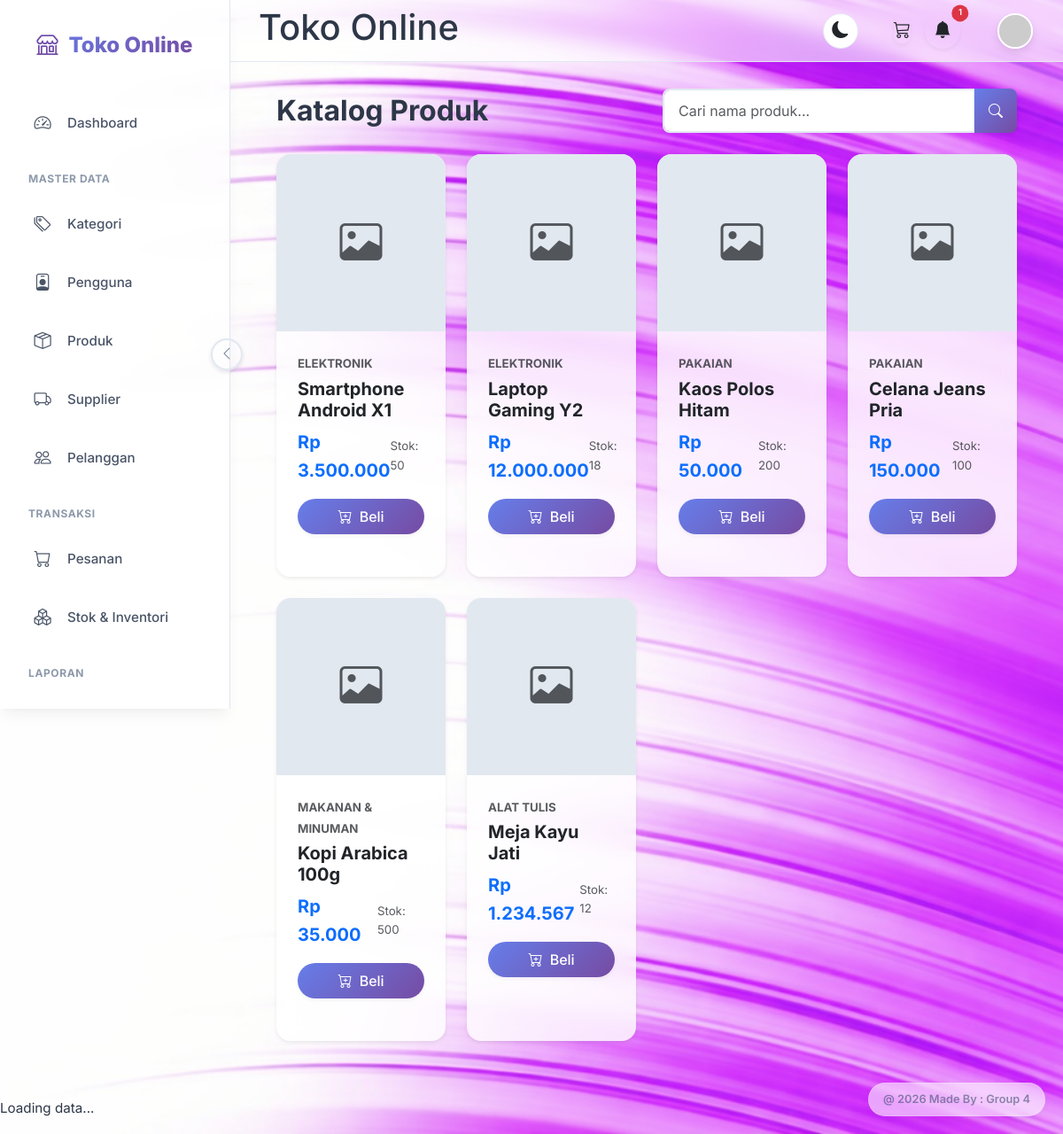
Page /catalog.php (signed in) on the committed database.
### tables this page shows
CREATE TABLE `produk` (
  `id` int(11) NOT NULL,
  `kode_produk` varchar(20) NOT NULL,
  `nama_produk` varchar(100) NOT NULL,
  `kategori_id` int(11) DEFAULT NULL,
  `harga` decimal(15,2) NOT NULL DEFAULT 0.00,
  `stok` int(11) NOT NULL DEFAULT 0,
  `satuan` varchar(20) DEFAULT 'pcs',
  `deskripsi` text DEFAULT NULL,
  `photo` varchar(255) DEFAULT NULL,
  `supplier_id` int(11) DEFAULT NULL,
  `created_at` timestamp NOT NULL DEFAULT current_timestamp()
);

CREATE TABLE `kategori_produk` (
  `id` int(11) NOT NULL,
  `kode_kategori` varchar(20) NOT NULL,
  `nama_kategori` varchar(100) NOT NULL,
  `deskripsi` text DEFAULT NULL,
  `created_at` timestamp NOT NULL DEFAULT current_timestamp()
);

### config/database.php (called while the page is built, shortened)
<?php
$THEME = $_ENV['THEME'] ?? '';
?>

### lib/functions.php (called while the page is built, shortened)
    <?php
function base_url($path = '')
{
    $url = BASE_URL . '/' . $path;
    return $url;
}
function get_notifications($user_id, $role)
{
    global $connection;
    $notifications = [];
    if ($role === 'admin') {
        $sql_pending = "SELECT COUNT(*) as total FROM `pesanan` WHERE `status` = 'pending'";
        $result_pending = mysqli_query($connection, $sql_pending);
        $row_pending = mysqli_fetch_assoc($result_pending);
        if ($row_pending['total'] > 0) {
            $notifications[] = [
                'type' => 'warning',
                'icon' => 'bi-cart',
                'message' => $row_pending['total'] . ' Pesanan Baru (Pending)',
                'link' => base_url('pesanan/index.php?status=pending'),
                'time' => 'Baru'
            ];
        }
        $sql_stock = "SELECT COUNT(*) as total FROM `produk` WHERE `stok` <= 5";
        $result_stock = mysqli_query($connection, $sql_stock);
        $row_stock = mysqli_fetch_assoc($result_stock);
        $sql_payment = "SELECT COUNT(*) as total FROM `pembayaran` WHERE `status` = 'pending'";
        $result_payment = mysqli_query($connection, $sql_payment);
        $row_payment = mysqli_fetch_assoc($result_payment);
    }
    return $notifications;
}
?>

### catalog.php (the view, shortened to what this page needs)
<?php
require_once 'lib/auth.php';
require_once 'views/default/header.php';
require_once 'views/default/sidebar.php';
require_once 'views/default/topnav.php';
?>
<div class="main-content">
    <div class="container-fluid">
        <div class="d-flex justify-content-between align-items-center mb-4">
            <h2 class="fw-bold mb-0">Katalog Produk</h2>
            <form action="" method="GET" class="d-flex" style="max-width: 400px; width: 100%;">
                <div class="input-group">
                    <input type="text" name="search" class="form-control" placeholder="Cari nama produk..."
                        value="<?= isset($_GET['search']) ? htmlspecialchars($_GET['search']) : '' ?>">
                    <button class="btn btn-primary" type="submit">
                        <i class="bi bi-search"></i>
                    </button>
                </div>
            </form>
        </div>
        <div class="row">
            <?php
            $search_sql = "";
            $query = "SELECT p.*, k.nama_kategori FROM produk p LEFT JOIN kategori_produk k ON p.kategori_id = k.id" . $search_sql;
            $result = mysqli_query($connection, $query);
            if (mysqli_num_rows($result) > 0) {
                while ($row = mysqli_fetch_assoc($result)) {
                    ?>
                    <div class="col-md-3 mb-4">
                        <div class="card h-100 product-card border-0 shadow-sm"
                            style="overflow: hidden; transition: transform 0.2s;">
                            <div
                                style="height: 200px; background: #e2e8f0; display: flex; align-items: center; justify-content: center; position: relative;">
                                <?php if (!empty($row['photo']) && file_exists('uploads/produk/' . $row['photo'])): ?>
                                    <img src="<?= base_url('uploads/produk/' . $row['photo']) ?>"
                                        style="width:100%; height:100%; object-fit: cover; filter: <?= $row['stok'] <= 0 ? 'grayscale(100%)' : 'none' ?>;">
                                <?php else: ?>
                                    <i class="bi bi-image text-muted" style="font-size: 3rem;"></i>
                                <?php endif; ?>
                            </div>
                            <div class="card-body">
                                <small class="text-muted fw-bold text-uppercase">
                                    <?= htmlspecialchars($row['nama_kategori'] ?? 'Umum') ?>
                                </small>
                                <h5 class="fw-bold mt-1 mb-2">
                                    <?= htmlspecialchars($row['nama_produk']) ?>
                                </h5>
                                <div class="d-flex justify-content-between align-items-center mb-3">
                                    <p class="text-primary fw-bold fs-5 mb-0">Rp
                                        <?= number_format($row['harga'], 0, ',', '.') ?>
                                    </p>
                                    <small class="text-muted">Stok: <?= $row['stok'] ?></small>
                                </div>
                                <form action="actions/cart_handler.php" method="POST">
                                    <?php if ($row['stok'] > 0): ?>
                                        <button type="submit" class="btn btn-primary w-100 rounded-pill">
                                            <i class="bi bi-cart-plus me-1"></i> Beli
                                        </button>
                                    <?php else: ?>
                                        <button type="button" class="btn btn-secondary w-100 rounded-pill" disabled>
                                            <i class="bi bi-x-circle me-1"></i> Stok Habis
                                        </button>
                                    <?php endif; ?>
                                </form>
                            </div>
                        </div>
                    </div>
                    <?php
                }
            } else {
                echo '<div class="col-12 text-center text-muted py-5">Belum ada produk.</div>';
            }
            ?>
        </div>
    </div>
</div>
<?php require_once 'views/default/footer.php'; ?>

### views/default/header.php (shortened to what this page needs)
<!DOCTYPE html>
<html lang="en">
<head>
    <link href="https://cdn.jsdelivr.net/npm/bootstrap@5.3.0/dist/css/bootstrap.min.css" rel="stylesheet">
    <link rel="stylesheet" href="https://cdn.jsdelivr.net/npm/bootstrap-icons@1.11.0/font/bootstrap-icons.css">
    <link rel="stylesheet" href="<?= base_url('assets/' . $THEME . '/css/style.css?v=' . time()) ?>">
    <link rel="stylesheet" href="https://cdn.jsdelivr.net/npm/sweetalert2@11/dist/sweetalert2.min.css">
</head>
<body>

### views/default/sidebar.php (shortened to what this page needs)
<aside class="sidebar" id="sidebar">
    <div class="sidebar-content">
        <div class="sidebar-header">
            <a href="#" class="sidebar-logo">
                <i class="bi bi-shop"></i>
                <span>Toko Online</span>
            </a>
        </div>
        <?php
        $current_page = $_SERVER['PHP_SELF'];
        function isActive($path)
        {
            global $current_page;
            if ($path === 'index.php') {
                $modules = ['kategori', 'produk', 'pesanan', 'laporan', 'stok', 'pembayaran', 'pelanggan', 'supplier'];
                return basename($current_page) === 'index.php' ? 'active' : '';
            }
            return strpos($current_page, "/$path/") !== false ? 'active' : '';
        }
        ?>
        <nav class="sidebar-menu">
            <div class="sidebar-item">
                <a href="<?= base_url('index.php') ?>" class="sidebar-link <?= isActive('index.php') ?>">
                    <i class="bi bi-speedometer2"></i>
                    <span>Dashboard</span>
                </a>
            </div>
            <?php if (isset($_SESSION['role']) && $_SESSION['role'] === 'admin'): ?>
                <div class="sidebar-header-sm">Master Data</div>
                <div class="sidebar-item">
                    <a href="<?= base_url('kategori_produk/index.php') ?>"
                        class="sidebar-link <?= isActive('kategori_produk') ?>">
                        <i class="bi bi-tags"></i>
                        <span>Kategori</span>
                    </a>
                </div>
                <div class="sidebar-item">
                    <a href="<?= base_url('users/index.php') ?>" class="sidebar-link <?= isActive('users') ?>">
                        <i class="bi bi-person-badge"></i>
                        <span>Pengguna</span>
                    </a>
                </div>
                <div class="sidebar-item">
                    <a href="<?= base_url('produk/index.php') ?>" class="sidebar-link <?= isActive('produk') ?>">
                        <i class="bi bi-box-seam"></i>
                        <span>Produk</span>
                    </a>
                </div>
                <div class="sidebar-item">
                    <a href="<?= base_url('supplier/index.php') ?>" class="sidebar-link <?= isActive('supplier') ?>">
                        <i class="bi bi-truck"></i>
                        <span>Supplier</span>
                    </a>
                </div>
                <div class="sidebar-item">
                    <a href="<?= base_url('pelanggan/index.php') ?>" class="sidebar-link <?= isActive('pelanggan') ?>">
                        <i class="bi bi-people"></i>
                        <span>Pelanggan</span>
                    </a>
                </div>
                <div class="sidebar-header-sm">Transaksi</div>
                <div class="sidebar-item">
                    <a href="<?= base_url('pesanan/index.php') ?>" class="sidebar-link <?= isActive('pesanan') ?>">
                        <i class="bi bi-cart"></i>
                        <span>Pesanan</span>
                    </a>
                </div>
                <div class="sidebar-item">
                    <a href="<?= base_url('stok/index.php') ?>" class="sidebar-link <?= isActive('stok') ?>">
                        <i class="bi bi-boxes"></i>
                        <span>Stok & Inventori</span>
                    </a>
                </div>
                <div class="sidebar-header-sm">Laporan</div>
                <div class="sidebar-item">
                    <a href="<?= base_url('laporan/penjualan.php') ?>" class="sidebar-link <?= isActive('laporan') ?>">
                        <i class="bi bi-file-earmark-bar-graph"></i>
                        <span>Laporan Penjualan</span>
                    </a>
                </div>
        </div>
    <?php endif; ?>
    <button class="sidebar-toggle" id="sidebarToggle">
        <i class="bi bi-chevron-left"></i>
    </button>
</aside>

### views/default/topnav.php (shortened to what this page needs)
<header class="top-navbar">
    <div class="navbar-left">
        <h1 class="page-title">
            <?php
            $path = $_SERVER['PHP_SELF'];
            if (strpos($path, 'index.php') !== false && !strpos($path, '/', 1)) {
                echo 'Dashboard';
            } elseif (strpos($path, 'kategori') !== false) {
                echo 'Kategori Produk';
            } elseif (strpos($path, 'produk') !== false) {
                echo 'Produk';
            } elseif (strpos($path, 'supplier') !== false) {
                echo 'Supplier';
            } elseif (strpos($path, 'pelanggan') !== false) {
                echo 'Pelanggan';
            } elseif (strpos($path, 'pesanan') !== false) {
                echo 'Pesanan';
            } elseif (strpos($path, 'pembayaran') !== false) {
                echo 'Pembayaran';
            } elseif (strpos($path, 'stok') !== false) {
                echo 'Stok & Inventori';
            } elseif (strpos($path, 'laporan') !== false) {
                echo 'Laporan';
            } else {
                echo 'Toko Online';
            }
            ?>
        </h1>
    </div>
    <div class="navbar-right d-flex align-items-center">
        <button class="theme-toggle btn btn-link text-dark p-0 me-3" id="themeToggle" title="Ganti Mode (Gelap/Terang)">
            <i class="bi bi-moon-fill" id="themeIcon" style="font-size: 1.2rem;"></i>
        </button>
        <div class="d-flex align-items-center me-3">
            <a href="<?= base_url('cart.php') ?>" class="btn btn-link text-dark p-0 position-relative me-3"
                style="font-size: 1.2rem;">
                <i class="bi bi-cart3"></i>
            </a>
            <div class="notification-wrapper position-relative">
                <?php
                $notifs = get_notifications($_SESSION['user_id'], $_SESSION['role'] ?? 'user');
                $hasNotifs = count($notifs) > 0;
                ?>
                <button class="notification-trigger btn btn-link text-dark p-0" id="notificationTrigger"
                    style="font-size: 1.2rem;">
                    <i class="bi bi-bell<?= $hasNotifs ? '-fill' : '' ?>"></i>
                    <?php if ($hasNotifs): ?>
                        <span class="position-absolute top-0 start-100 translate-middle badge rounded-pill bg-danger"
                            style="font-size: 0.6rem;">
                            <?= count($notifs) ?>
                        </span>
                    <?php endif; ?>
                </button>
            </div>
        </div>
        <div class="user-menu-wrapper" style="position: relative;">
            <button class="user-menu-trigger" id="userMenuTrigger">
                <?php
                $img_path = $_SESSION['photo'] ?? '';
                $abs_path = __DIR__ . '/../../' . $img_path;
                $photo = !empty($img_path) && file_exists($abs_path)
                    ? base_url($img_path)
                    : "https://ui-avatars.com/api/?name=" . urlencode($_SESSION['username'] ?? 'User') . "&background=435ebe&color=fff";
                ?>
                <img src="<?= $photo ?>" alt="User" class="user-avatar">
            </button>
        </div>
    </div>
</header>

### views/default/footer.php (shortened to what this page needs)
<div class="watermark-fixed">
        @ 2026 Made By : Group 4
</div>
<div class="spinner-overlay" id="spinnerOverlay">
        <div class="spinner-container">
                <p>Loading data...</p>
        </div>
</div>
</body>
</html>

### rows in the picture
produk: kategori.nama_kategori "ELEKTRONIK", nama_produk "Smartphone Android X1", harga "3.500.000", stok "50", shows "Beli"
produk: kategori.nama_kategori "ELEKTRONIK", nama_produk "Laptop Gaming Y2", harga "12.000.000", stok "18", shows "Beli"
produk: kategori.nama_kategori "PAKAIAN", nama_produk "Kaos Polos Hitam", harga "50.000", stok "200", shows "Beli"
produk: kategori.nama_kategori "PAKAIAN", nama_produk "Celana Jeans Pria", harga "150.000", stok "100", shows "Beli"
produk: kategori.nama_kategori "MAKANAN & MINUMAN", nama_produk "Kopi Arabica 100g", harga "35.000", stok "500", shows "Beli"
produk: kategori.nama_kategori "ALAT TULIS", nama_produk "Meja Kayu Jati", harga "1.234.567", stok "12", shows "Beli"

### other values in the picture
count($notifs) "1"
